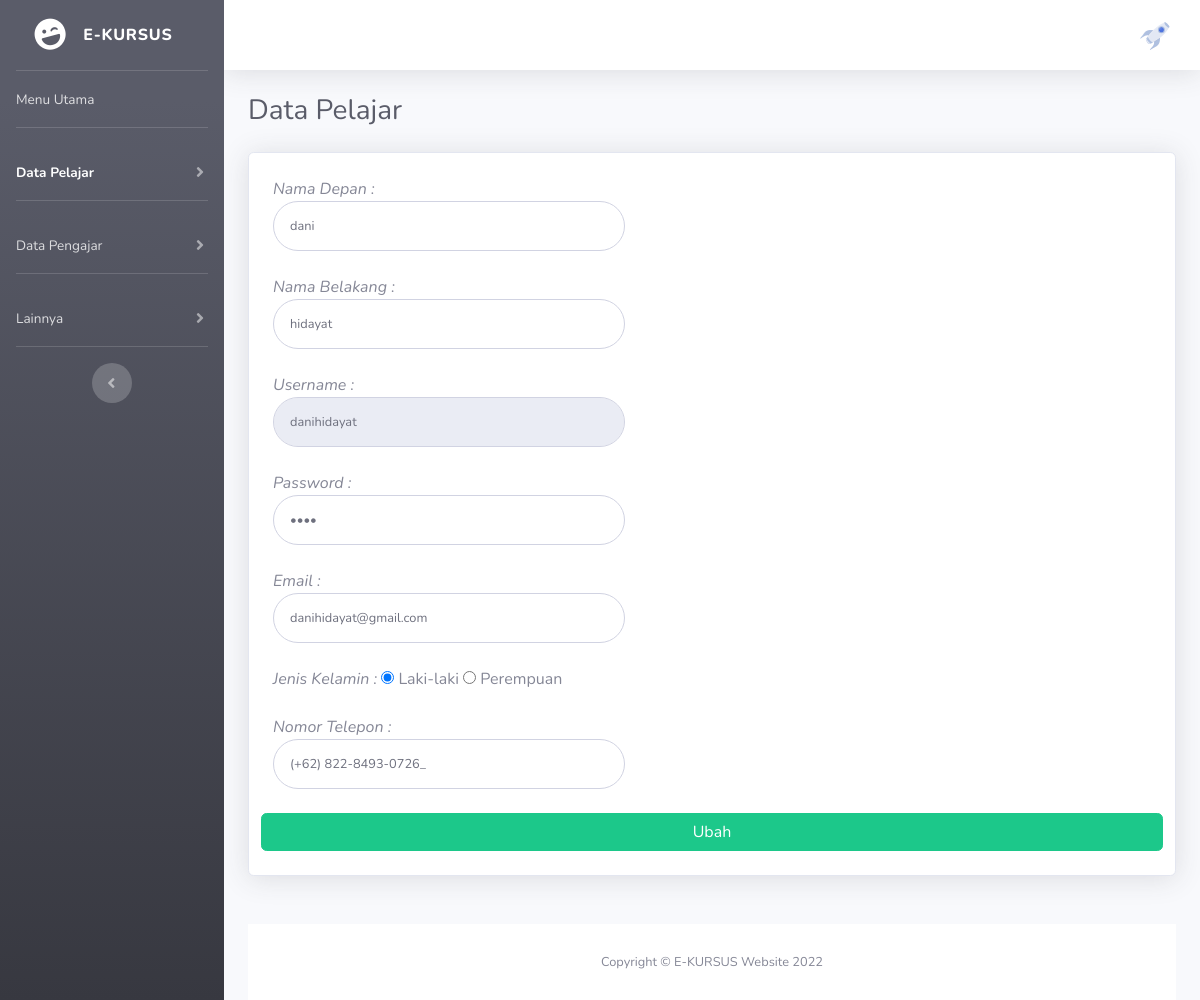
Screenshot of /projekan/on-admin/edit_pelajar.php?username=danihidayat with the database file from the repository.
### tables this page shows
CREATE TABLE `_user` (
  `id` INT(11) NOT NULL,
  `nama_depan` VARCHAR(20) DEFAULT NULL,
  `nama_belakang` VARCHAR(20) DEFAULT NULL,
  `username` VARCHAR(25) DEFAULT NULL,
  `password` VARCHAR(25) DEFAULT NULL,
  `email` VARCHAR(100) DEFAULT NULL,
  `level_user` VARCHAR(5) DEFAULT 'user',
  `status` VARCHAR(2) DEFAULT 't'
);

CREATE TABLE `data_user` (
  `username` VARCHAR(25) NOT NULL,
  `foto_profil` VARCHAR(50) DEFAULT 'undraw_rocket.svg',
  `bukti_pembayaran` VARCHAR(50) DEFAULT NULL,
  `jenis_kelamin` VARCHAR(25) DEFAULT NULL,
  `nomor_telepon` VARCHAR(25) DEFAULT NULL,
  `valid` VARCHAR(1) DEFAULT 'f',
  `masa_aktif` DATE DEFAULT NULL,
  `paket` INT(11) DEFAULT NULL
);

### projekan/on-admin/edit_pelajar.php (the view, shortened to what this page needs)
<?php
    include '../config.php';
    $username = $_GET['username'];
    $sql_data_pelajar = "SELECT a.nama_depan, a.nama_belakang, a.password, a.email, a.username, b.jenis_kelamin, b.nomor_telepon FROM _user a, data_user b WHERE a.username = b.username";
    $check_pelajar = $con->prepare($sql_data_pelajar);
    $check_pelajar->execute();
    $check_pelajar->store_result();
    $check_pelajar->bind_result($nama_depan, $nama_belakang, $password, $email, $username1, $jenis_kelamin, $nomor_telepon);
    $row = array();
    if ($check_pelajar->fetch()) {
        $row = array('nama_depan'=>$nama_depan, 'nama_belakang'=>$nama_belakang, 'password'=>$password, 'email'=>$email, 'username'=>$username1, 'jenis_kelamin'=>$jenis_kelamin, 'nomor_telepon'=>$nomor_telepon);
    }
?>
<!DOCTYPE html>
<html lang="en">
<head>
    <link href="../assets/vendor/fontawesome-free/css/all.min.css" rel="stylesheet" type="text/css">
    <link href="../assets/css/sb-admin-2.min.css" rel="stylesheet">
</head>
<body id="page-top">
    <div id="wrapper">
        <ul class="navbar-nav bg-gradient-dark sidebar sidebar-dark accordion" id="accordionSidebar">
            <a class="sidebar-brand d-flex align-items-center justify-content-center" href="index.php">
                <div class="sidebar-brand-icon rotate-n-15">
                    <i class="fas fa-laugh-wink"></i>
                </div>
                <div class="sidebar-brand-text mx-3">E-KURSUS</div>
            </a>
            <hr class="sidebar-divider my-0">
            <li class="nav-item">
                <a class="nav-link" href="index.php">
                    <span>Menu Utama</span></a>
            </li>
            <hr class="sidebar-divider">
            <li class="nav-item active">
                <a class="nav-link collapsed active" href="#" data-toggle="collapse" data-target="#collapseTwo" aria-expanded="true" aria-controls="collapseTwo">
                    <span>Data Pelajar</span>
                </a>
            </li>
            <hr class="sidebar-divider">
            <li class="nav-item">
                <a class="nav-link collapsed" href="#" data-toggle="collapse" data-target="#collapseUtilities"
                    aria-expanded="true" aria-controls="collapseUtilities">
                    <span> Data Pengajar </span>
                </a>
            </li>
            <hr class="sidebar-divider">
           <li class="nav-item">
                <a class="nav-link collapsed" href="#" data-toggle="collapse" data-target="#collapsePages" aria-expanded="true" aria-controls="collapsePages">
                    <span>Lainnya</span>
                </a>
            </li>
            <hr class="sidebar-divider d-none d-md-block">
            <div class="text-center d-none d-md-inline">
                <button class="rounded-circle border-0" id="sidebarToggle"></button>
            </div>
        </ul>
        <div id="content-wrapper" class="d-flex flex-column">
            <div id="content">
                <nav class="navbar navbar-expand navbar-light bg-white topbar mb-4 static-top shadow">
                    <ul class="navbar-nav ml-auto">
                        <li class="nav-item dropdown no-arrow">
                            <a class="nav-link dropdown-toggle" href="#" id="userDropdown" role="button" data-toggle="dropdown" aria-haspopup="true" aria-expanded="false">
                                <img class="img-profile rounded-circle" src="undraw_rocket.svg">
                            </a>
                        </li>
                    </ul>
                </nav>
                <div class="container-fluid">
                    <div class="d-sm-flex align-items-center justify-content-between mb-4">
                        <h1 class="h3 mb-0 text-gray-800"> Data Pelajar </h1>
                    </div>
                <div class="row">
                    <div class="col-xl-12 col-lg-7">
                        <div class="card shadow mb-5">
                    <?php
                        if ($username != 'admin' && $username == $row['username']) {
                    ?>
                            <form class="user col-md-auto" method="POST" action="cek_edit_pelajar.php">
                                <br>
                                    <div class="col-xl-5 col-lg-7">
                                        <i> Nama Depan : </i>
                                        <input type="text" value="<?= $row['nama_depan']; ?>" placeholder="Nama Depan" name="nama_depan" class="form-control form-control-user" required>
                                    </div>
                                <br>
                                    <div class="col-xl-5 col-lg-7">
                                        <i> Nama Belakang : </i>
                                        <input type="text" value="<?= $row['nama_belakang']; ?>" placeholder="Nama Belakang" name="nama_belakang" class="form-control form-control-user" required>
                                    </div>
                                <br>
                                    <div class="col-xl-5 col-lg-7">
                                        <i> Username : </i>
                                        <input type="text" value="<?= $row['username']; ?>" placeholder="Username" name="username" class="form-control form-control-user" readonly>
                                    </div>
                                <br>
                                    <div class="col-xl-5 col-lg-7">
                                        <i> Password : </i>
                                        <input type="password" value="<?= $row['password']; ?>" placeholder="Password" autocomplete="on" name="password" class="form-control form-control-user" pattern="(?=^.{8,}$)((?=.*\d)|(?=.*\W+))(?![.\n])(?=.*[A-Z])(?=.*[a-z]).*$" required>
                                    </div>
                                <br>
                                    <div class="col-xl-5 col-lg-7">
                                        <i> Email : </i>
                                        <input type="email" value="<?= $row['email']; ?>" placeholder="Email" class="form-control form-control-user" name="email" required>
                                    </div>
                                <br>
                                    <div class="col-xl-5 col-lg-7">
                                        <i> Jenis Kelamin : </i>
                                <?php
                                    if ($jenis_kelamin == 'laki-laki') {
                                        echo "<input type='radio' name='jk' value='laki-laki' checked> Laki-laki <input type='radio' name='jk' value='perempuan'> Perempuan";
                                    }else {
                                        echo "<input type='radio' name='jk' value='laki-laki'> Laki-laki <input type='radio' name='jk' value='perempuan' checked> Perempuan";
                                    }
                                ?>
                                    </div>
                                <br>
                                    <div class="col-xl-5 col-lg-7">
                                        <i> Nomor Telepon : </i>
                                        <input type="text" value="<?= $row['nomor_telepon']; ?>" placeholder="Nomor Telepon" id="nomor_telepon" name="nomor_telepon" class="form-control form-control-user" required>
                                    </div>
                                <br>
                                    <input type="submit" value="Ubah" class="btn btn-success btn-block" onclick="konfirm()">
                                <br>
                            </form>
                    <?php
                        }
                    ?>
                        </div>
                    </div>
                </div>
            <footer class="sticky-footer bg-white">
                <div class="container my-auto">
                    <div class="copyright text-center my-auto">
                        <span>Copyright &copy; E-KURSUS Website 2022</span>
                    </div>
                </div>
            </footer>
        </div>
    </div>
</body>
</html>

### rows the page displays
_user: nama_depan "dani", nama_belakang "hidayat", username "danihidayat", email "danihidayat@gmail.com", nomor_telepon "(+62) 822-8493-0726_"
